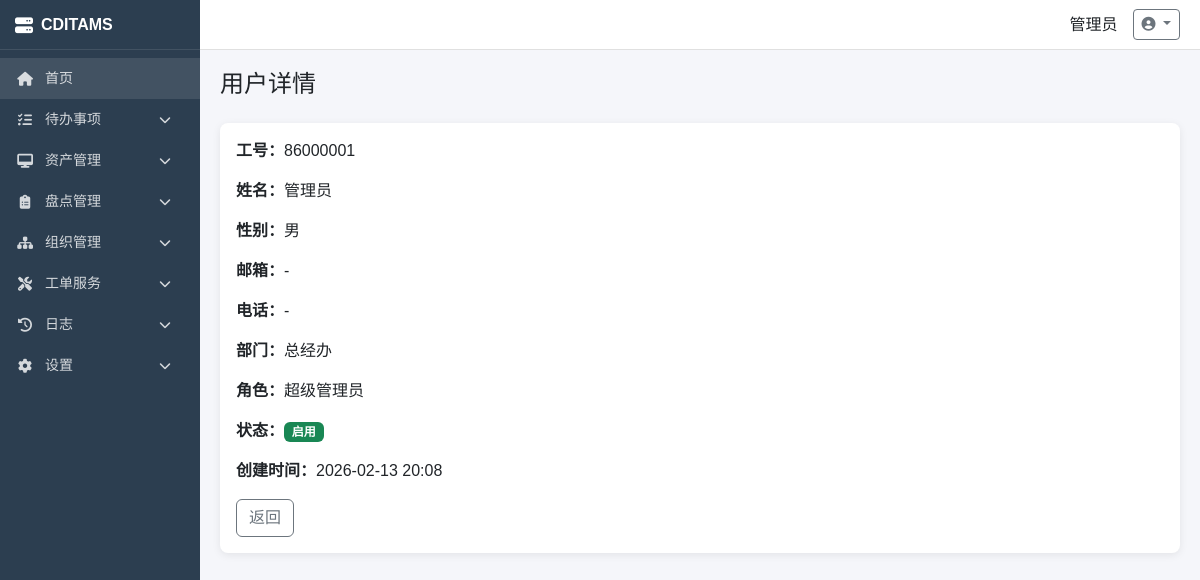
The app's page /users/1/ (signed in) with its own data.
### apps/settings/models.py (models this page shows, shortened)
class SystemConfig(models.Model):
    TYPE_CHOICES = [
        ('string', '字符串'),
        ('int', '整数'),
        ('boolean', '布尔值'),
        ('json', 'JSON'),
        ('select', '下拉选择'),
    ]
    GROUP_CHOICES = [
        ('basic', '基础设置'),
        ('security', '安全设置'),
        ('asset', '资产设置'),
        ('model', '模型设置'),
    ]
    config_key = models.CharField(max_length=64, unique=True, verbose_name='配置键')
    config_value = models.TextField(blank=True, verbose_name='配置值')
    value_type = models.CharField(max_length=16, choices=TYPE_CHOICES, default='string', verbose_name='值类型')
    config_group = models.CharField(max_length=32, choices=GROUP_CHOICES, default='basic', verbose_name='配置分组')
    description = models.CharField(max_length=256, blank=True, verbose_name='说明')
    options = models.TextField(blank=True, verbose_name='选项(JSON)')
    is_system = models.BooleanField(default=False, verbose_name='系统级配置')
    sort = models.IntegerField(default=0, verbose_name='排序')
    created_at = models.DateTimeField(auto_now_add=True, verbose_name='创建时间')
    updated_at = models.DateTimeField(auto_now=True, verbose_name='更新时间')
    class Meta:
        db_table = 'system_configs'
        verbose_name = '系统配置'
        verbose_name_plural = '系统配置'
        ordering = ['config_group', 'sort', 'id']

### apps/accounts/models.py (models this page shows, shortened)
class User(AbstractUser):
    GENDER_CHOICES = [('male', '男'), ('female', '女')]
    emp_no = models.CharField(max_length=32, unique=True, verbose_name='工号')
    realname = models.CharField(max_length=64, verbose_name='姓名')
    gender = models.CharField(max_length=10, choices=GENDER_CHOICES, blank=True, verbose_name='性别')
    email = models.EmailField(blank=True, verbose_name='邮箱')
    phone = models.CharField(max_length=20, blank=True, verbose_name='电话')
    department = models.ForeignKey(Department, on_delete=models.SET_NULL, null=True, blank=True, related_name='users', verbose_name='所属部门')
    role = models.ForeignKey('Role', on_delete=models.SET_NULL, null=True, blank=True, related_name='users', verbose_name='所属角色')
    avatar = models.ImageField(upload_to='avatars/', blank=True, verbose_name='头像')
    is_active = models.BooleanField(default=True, verbose_name='是否启用')
    created_at = models.DateTimeField(auto_now_add=True, verbose_name='创建时间')
    updated_at = models.DateTimeField(auto_now=True, verbose_name='更新时间')
    class Meta:
        db_table = 'users'
        verbose_name = '用户'
        verbose_name_plural = '用户'
        ordering = ['emp_no']

class Department(models.Model):
    name = models.CharField(max_length=64, verbose_name='部门名称')
    code = models.CharField(max_length=32, unique=True, verbose_name='部门编码')
    parent = models.ForeignKey('self', on_delete=models.CASCADE, null=True, blank=True, related_name='children', verbose_name='上级部门')
    description = models.TextField(blank=True, verbose_name='部门描述')
    sort = models.IntegerField(default=0, verbose_name='排序')
    created_at = models.DateTimeField(auto_now_add=True, verbose_name='创建时间')
    updated_at = models.DateTimeField(auto_now=True, verbose_name='更新时间')
    class Meta:
        db_table = 'departments'
        verbose_name = '部门'
        verbose_name_plural = '部门'
        ordering = ['sort', 'id']

class Role(models.Model):
    name = models.CharField(max_length=64, unique=True, verbose_name='角色名称')
    code = models.CharField(max_length=32, unique=True, verbose_name='角色标识')
    description = models.TextField(blank=True, verbose_name='角色描述')
    permissions = models.ManyToManyField('Permission', blank=True, related_name='roles', verbose_name='权限')
    sort = models.IntegerField(default=0, verbose_name='排序')
    created_at = models.DateTimeField(auto_now_add=True, verbose_name='创建时间')
    updated_at = models.DateTimeField(auto_now=True, verbose_name='更新时间')
    class Meta:
        db_table = 'roles'
        verbose_name = '角色'
        verbose_name_plural = '角色'
        ordering = ['sort', 'id']

### apps/accounts/views.py (the view)
# urls.py: path('users/<int:pk>/', views.user_detail, name='user_detail'),
@login_required
@permission_required('user')
def user_detail(request, pk):
    user = User.objects.select_related('department', 'role').get(pk=pk)
    return render(request, 'accounts/user_detail.html', {'user': user})

### apps/accounts/context_processors.py (called while the page is built, shortened)
def user_permissions(request):
    if hasattr(request, 'user_permissions'):
        return {
            'user_permissions': request.user_permissions,
            'user_perm_set': set(request.user_permissions),
        }

### templates/accounts/user_detail.html (shortened to what this page needs)
{% extends 'base.html' %}
{% block content %}
<h4 class="mb-4">用户详情</h4>
<div class="card"><div class="card-body">
<p><strong>工号：</strong>{{ user.emp_no }}</p>
<p><strong>姓名：</strong>{{ user.realname }}</p>
<p><strong>性别：</strong>{% if user.gender == 'male' %}男{% else %}女{% endif %}</p>
<p><strong>邮箱：</strong>{{ user.email|default:'-' }}</p>
<p><strong>电话：</strong>{{ user.phone|default:'-' }}</p>
<p><strong>部门：</strong>{{ user.department.name|default:'-' }}</p>
<p><strong>角色：</strong>{{ user.role.name|default:'-' }}</p>
<p><strong>状态：</strong>{% if user.is_active %}<span class="badge bg-success">启用</span>{% else %}<span class="badge bg-secondary">禁用</span>{% endif %}</p>
<p><strong>创建时间：</strong>{{ user.created_at|date:"Y-m-d H:i" }}</p>
<a href="{% url 'user_list' %}" class="btn btn-outline-secondary">返回</a>
</div></div>{% endblock %}

### templates/base.html (shortened to what this page needs)
<!DOCTYPE html>
<html lang="zh-CN">
<head>
    <link href="https://cdn.bootcdn.net/ajax/libs/bootstrap/5.3.0/css/bootstrap.min.css" rel="stylesheet">
    <link href="https://cdn.bootcdn.net/ajax/libs/font-awesome/6.4.0/css/all.min.css" rel="stylesheet">
</head>
<body>
    {% if user.is_authenticated %}
    <div class="sidebar" id="sidebar">
        <div class="logo">
            <i class="fas fa-server"></i>
            <span>{{ system_short_name|default:'CDITAMS' }}</span>
        </div>
        <nav class="mt-2">
            <a href="{% url 'dashboard' %}" class="nav-link {% if request.path == '/dashboard/' %}active{% endif %}" style="background: rgba(255,255,255,0.1);">
                <i class="fas fa-home"></i>
                <span>首页</span>
            </a>
            {% if user.is_superuser or 'todo_module' in user_perm_set %}
            <div class="nav-item">
                <a class="nav-link" href="javascript:void(0)" data-bs-toggle="collapse" data-bs-target="#todoMenu">
                    <i class="fas fa-tasks"></i>
                    <span>待办事项</span>
                    <i class="fas fa-chevron-down ms-auto"></i>
                </a>
            </div>
            {% endif %}
            {% if user.is_superuser or 'asset' in user_perm_set %}
            <div class="nav-item">
                <a class="nav-link" href="javascript:void(0)" data-bs-toggle="collapse" data-bs-target="#assetMenu">
                    <i class="fas fa-desktop"></i>
                    <span>资产管理</span>
                    <i class="fas fa-chevron-down ms-auto"></i>
                </a>
            </div>
            {% endif %}
            {% if user.is_superuser or 'inventory' in user_perm_set %}
            <div class="nav-item">
                <a class="nav-link" href="javascript:void(0)" data-bs-toggle="collapse" data-bs-target="#inventoryMenu">
                    <i class="fas fa-clipboard-list"></i>
                    <span>盘点管理</span>
                    <i class="fas fa-chevron-down ms-auto"></i>
                </a>
            </div>
            {% endif %}
            {% if user.is_superuser or 'organization' in user_perm_set %}
            <div class="nav-item">
                <a class="nav-link" href="javascript:void(0)" data-bs-toggle="collapse" data-bs-target="#orgMenu">
                    <i class="fas fa-sitemap"></i>
                    <span>组织管理</span>
                    <i class="fas fa-chevron-down ms-auto"></i>
                </a>
            </div>
            {% endif %}
            {% if user.is_superuser or 'workorder' in user_perm_set %}
            <div class="nav-item">
                <a class="nav-link" href="javascript:void(0)" data-bs-toggle="collapse" data-bs-target="#workOrderMenu">
                    <i class="fas fa-tools"></i>
                    <span>工单服务</span>
                    <i class="fas fa-chevron-down ms-auto"></i>
                </a>
            </div>
            {% endif %}
            {% if user.is_superuser or 'log' in user_perm_set %}
            <div class="nav-item">
                <a class="nav-link" href="javascript:void(0)" data-bs-toggle="collapse" data-bs-target="#logMenu">
                    <i class="fas fa-history"></i>
                    <span>日志</span>
                    <i class="fas fa-chevron-down ms-auto"></i>
                </a>
            </div>
            {% endif %}
            {% if user.is_superuser or 'settings' in user_perm_set %}
            <div class="nav-item">
                <a class="nav-link" href="javascript:void(0)" data-bs-toggle="collapse" data-bs-target="#settingMenu">
                    <i class="fas fa-cog"></i>
                    <span>设置</span>
                    <i class="fas fa-chevron-down ms-auto"></i>
                </a>
            </div>
            {% endif %}
        </nav>
    </div>
    <div class="main-content" id="mainContent">
        <header class="header">
            <div class="user-menu ms-auto">
                <span>{{ user.realname }}</span>
                <div class="dropdown">
                    <a class="btn btn-sm btn-outline-secondary dropdown-toggle" href="#" role="button" data-bs-toggle="dropdown">
                        <i class="fas fa-user-circle"></i>
                    </a>
                </div>
            </div>
        </header>
        <main class="content">
            {% block content %}{% endblock %}
        </main>
    </div>
    {% else %}
    <main class="content">
        {% block login_content %}{% endblock %}
    </main>
    {% endif %}
</body>
</html>

### templates/base.html (style rules this page uses)
:root { --sidebar-width: 200px; --header-height: 50px; }
body { font-family: "Microsoft YaHei", Arial, sans-serif; }
.sidebar { width: var(--sidebar-width); position: fixed; top: 0; left: 0; height: 100vh; background: #2c3e50; z-index: 1050; overflow-x: hidden; overflow-y: auto; transition: transform 0.3s ease; }
.sidebar .logo { height: var(--header-height); display: flex; align-items: center; padding: 0 15px; color: #fff; font-size: 16px; font-weight: bold; border-bottom: 1px solid rgba(255,255,255,0.1); white-space: nowrap; }
.sidebar .logo i { margin-right: 8px; font-size: 18px; }
.sidebar .nav-item { display: block; }
.sidebar .nav-link { color: rgba(255,255,255,0.8); padding: 10px 15px; display: flex; align-items: center; text-decoration: none; transition: all 0.2s; font-size: 14px; }
.sidebar .nav-link i { width: 20px; margin-right: 10px; text-align: center; font-size: 14px; }
.sidebar .nav-link .fa-chevron-down { transition: transform 0.3s; font-size: 12px; }
.sidebar .nav-link span { white-space: nowrap; }
.main-content { margin-left: var(--sidebar-width); min-height: 100vh; background: #f5f6fa; }
.header { height: var(--header-height); background: #fff; border-bottom: 1px solid #e0e0e0; display: flex; align-items: center; justify-content: space-between; padding: 0 20px; position: sticky; top: 0; z-index: 1000; }
.header .user-menu { display: flex; align-items: center; gap: 15px; }
.content { padding: 20px; }
.card { border: none; border-radius: 8px; box-shadow: 0 2px 8px rgba(0,0,0,0.08); }

### records on screen
SystemConfig: config_value "CDITAMS"
User: realname "管理员", emp_no "86000001", email "-", phone "-", department.name "总经办", role.name "超级管理员", created_at "2026-02-13 20:08"
